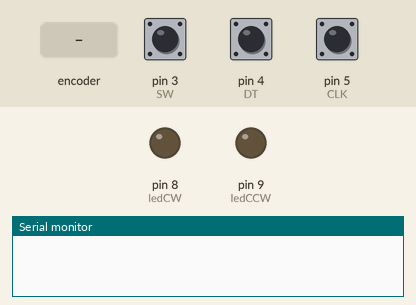
The program below on a simulated Arduino Uno, built with avr-gcc and run on an emulated ATmega328P. On the bench: output pins drawn as LEDs (lit = HIGH), the last lines printed to the serial monitor. The test bench sets the inputs (shaded band); at power-on: pin 3 (SW) HIGH, pin 4 (DT) HIGH, pin 5 (CLK) HIGH.

Above: at 1.2 s.
1.3 s: rotary encoder on pin 5 (CLK) / pin 4 (DT) turned 1 step (first pin leading)
At 1.6 s:
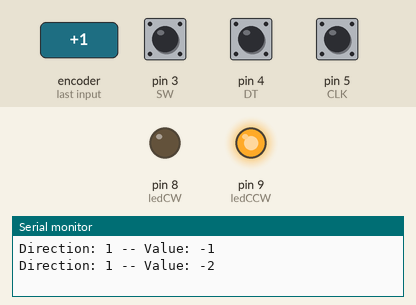
3.0 s: pin 3 (SW) pulled LOW for 0.15 s
At 4.1 s:
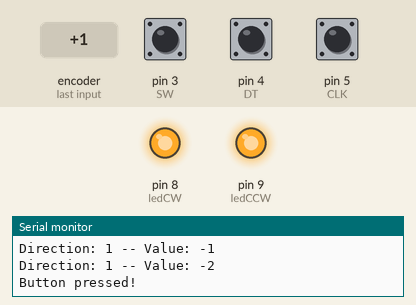
4.6 s: rotary encoder on pin 5 (CLK) / pin 4 (DT) turned 2 steps (second pin leading)
At 5.1 s:
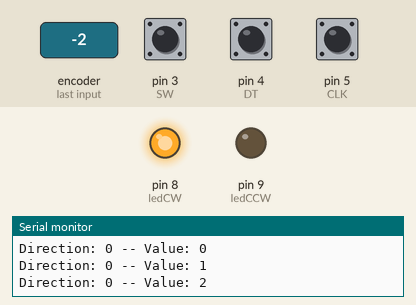
6.5 s: pin 3 (SW) pulled LOW for 1 s
At 6.8 s:
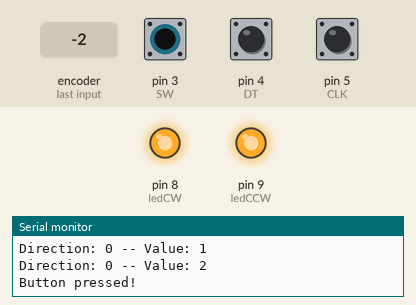
Timing chart, 0 to 9.5 s (numbered marks = the images above; inputs shaded):
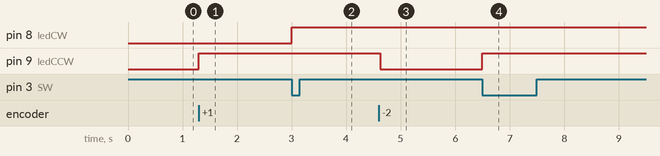

The program:

main.cpp
```cpp
#include <Arduino.h>

// Rotary Encoder Inputs
#define CLK 5
#define DT 4
#define SW 3

// LED Outputs
#define ledCW 8
#define ledCCW 9

int counter = 0;
int currentStateCLK;
int previousStateCLK;
unsigned long lastButtonPress = 0;

enum DIRECTION { CW, CCW };

DIRECTION direction;

void setup() {
  // Set encoder pins as inputs
  pinMode (CLK, INPUT);
  pinMode (DT, INPUT);
  pinMode (SW, INPUT);

  // Set LED pins as outputs
  pinMode (ledCW, OUTPUT);
  pinMode (ledCCW, OUTPUT);

  // Setup Serial Monitor
  Serial.begin(9600);

  // Read the initial state of CLK
  // Assign to previousStateCLK variable
  previousStateCLK = digitalRead(CLK);
}

void loop() {
  // Read the current state of CLK
  currentStateCLK = digitalRead(CLK);

  // If the previous and the current state of the CLK are different then a pulse has occured
  if (currentStateCLK != previousStateCLK){

    // If the DT state is different than the CLK state then
    // the encoder is rotating counterclockwise
    if (digitalRead(DT) != currentStateCLK) {
      counter--;
      direction = CCW;
      digitalWrite(ledCW, LOW);
      digitalWrite(ledCCW, HIGH);

    } else {
      // Encoder is rotating clockwise
      counter++;
      direction = CW;
      digitalWrite(ledCW, HIGH);
      digitalWrite(ledCCW, LOW);

    }

    Serial.print("Direction: ");
    Serial.print(direction);
    Serial.print(" -- Value: ");
    Serial.println(counter);
  }
  // Update previousStateCLK with the current state
  previousStateCLK = currentStateCLK;
  if (digitalRead(SW) == LOW) {
    //if 50ms have passed since last LOW pulse, it means that the
    //button has been pressed, released and pressed again
    if (millis() - lastButtonPress > 50) {
      Serial.println("Button pressed!");
      digitalWrite(ledCW, HIGH);
      digitalWrite(ledCCW, HIGH);
    }

    // Remember last button press event
    lastButtonPress = millis();
  }
  // Put in a slight delay to help debounce the reading
  delay(1);
}
```

Measured:
- after the input at 1.3 s, pin 9 (ledCCW): LOW → HIGH at once
- after the input at 3.0 s, pin 8 (ledCW): LOW → HIGH at once
- after the input at 4.6 s, pin 9 (ledCCW): HIGH → LOW at once
- after the input at 6.5 s, pin 9 (ledCCW): LOW → HIGH at once
